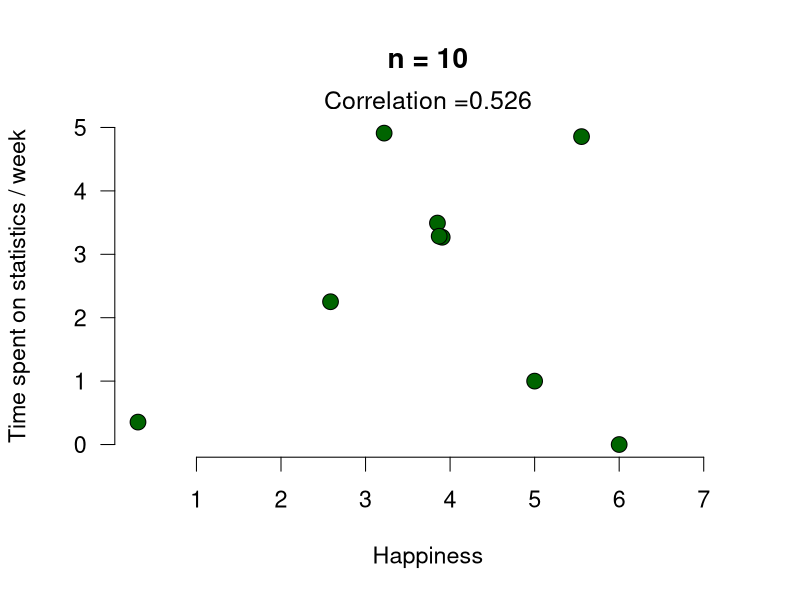

Source code (R):
## ---- chunk 1
#| echo: false
library("knitr")
## ---- chunk 2
set.seed(1234)
n <- 10
x <- rnorm(n, 5, 2)
y <- rnorm(n, x, 0.7)

xOut <- c(x, 5, 6)
yOut <- c(y, 1, 0)
# x <- round(x)
# y <- round(y)
par(cex = 1.4)
plot(xOut, yOut, bty = "n", las = 1, xlab = "Happiness", ylab = "Time spent on statistics / week", pch = 21, bg = "darkgreen", cex = 1.5,
     main = "n = 10", ylim = c(0, 5))
mtext(side = 3, paste0("Correlation =", round(cor(xOut, yOut), 3)), cex = 1.5)
